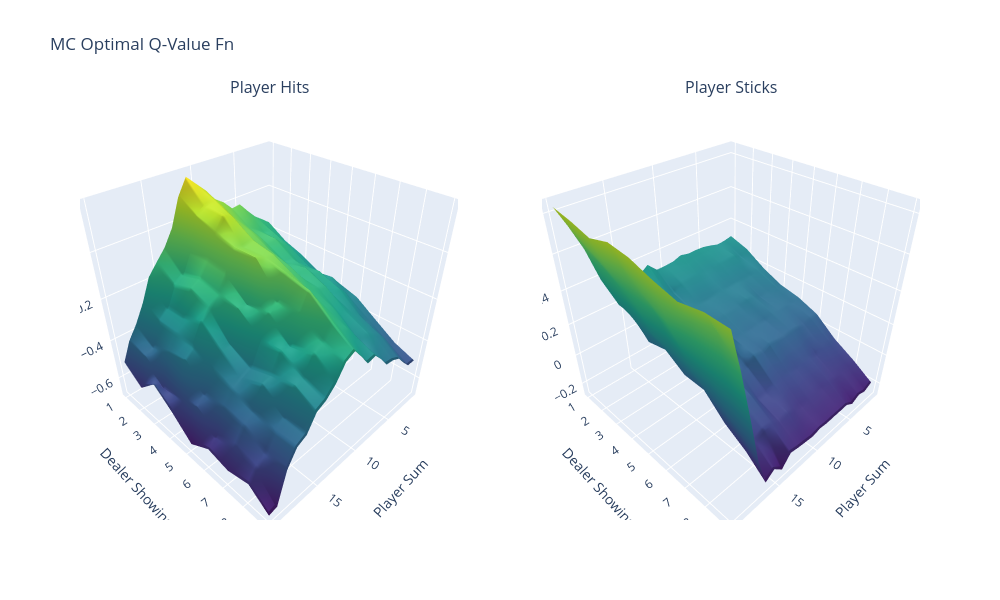

This figure's notebook cell:
### Code cell
X = np.arange(1,21)
Y = np.arange(1,10)
plot_3d_surfaces(X, Y, [optim_q[:,:,0], optim_q[:,:,1]], titles=["Player Hits","Player Sticks"], heading="MC Optimal Q-Value Fn")

### Figure 1 — Plotly figure (JSON) as saved in the notebook; plotly's stock layout.template omitted (floating-point values rounded to 4 significant figures; data arrays with more than 128 entries replaced by an {"elided": "..."} marker saying what was removed)
{"data": [{"colorscale": [[0, "#440154"], [0.1111, "#482878"], [0.2222, "#3e4989"], [0.3333, "#31688e"], [0.4444, "#26828e"], [0.5556, "#1f9e89"], [0.6667, "#35b779"], [0.7778, "#6ece58"], [0.8889, "#b5de2b"], [1, "#fde725"]], "scene": "scene", "showscale": false, "type": "surface", "x": [1, 2, 3, 4, 5, 6, 7, 8, 9, 10, 11, 12, 13, 14, 15, 16, 17, 18, 19, 20], "y": [1, 2, 3, 4, 5, 6, 7, 8, 9], "z": {"elided": "10x21 float values"}}, {"colorscale": [[0, "#440154"], [0.1111, "#482878"], [0.2222, "#3e4989"], [0.3333, "#31688e"], [0.4444, "#26828e"], [0.5556, "#1f9e89"], [0.6667, "#35b779"], [0.7778, "#6ece58"], [0.8889, "#b5de2b"], [1, "#fde725"]], "scene": "scene2", "showscale": false, "type": "surface", "x": [1, 2, 3, 4, 5, 6, 7, 8, 9, 10, 11, 12, 13, 14, 15, 16, 17, 18, 19, 20], "y": [1, 2, 3, 4, 5, 6, 7, 8, 9], "z": {"elided": "10x21 float values"}}], "layout": {"annotations": [{"font": {"size": 16}, "showarrow": false, "text": "Player Hits", "x": 0.225, "xanchor": "center", "xref": "paper", "y": 1, "yanchor": "bottom", "yref": "paper"}, {"font": {"size": 16}, "showarrow": false, "text": "Player Sticks", "x": 0.775, "xanchor": "center", "xref": "paper", "y": 1, "yanchor": "bottom", "yref": "paper"}], "height": 600, "scene": {"domain": {"x": [0, 0.45], "y": [0, 1]}, "xaxis": {"title": {"text": "Player Sum"}}, "yaxis": {"title": {"text": "Dealer Showing"}}, "zaxis": {"title": {"text": "Value"}}}, "scene2": {"domain": {"x": [0.55, 1], "y": [0, 1]}, "xaxis": {"title": {"text": "Player Sum"}}, "yaxis": {"title": {"text": "Dealer Showing"}}, "zaxis": {"title": {"text": "Value"}}}, "title": {"text": "MC Optimal Q-Value Fn"}, "width": 1000}}
